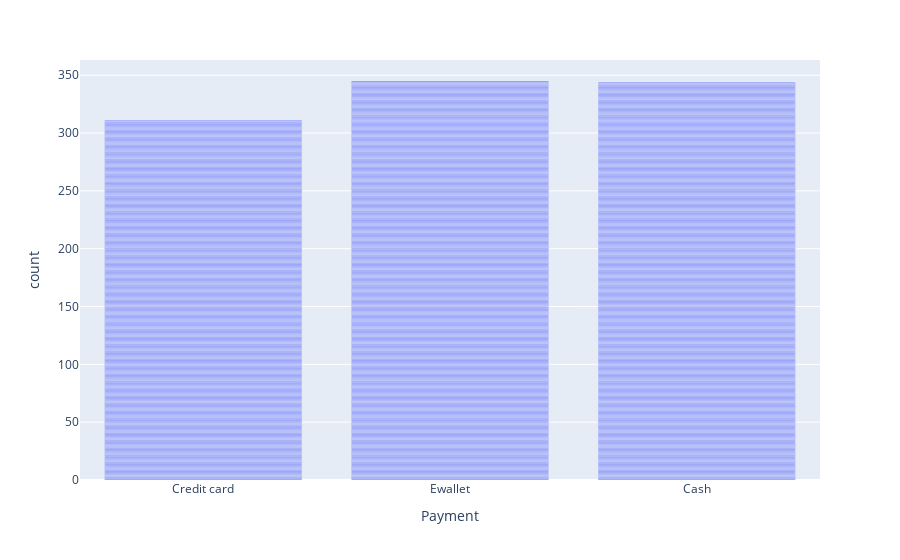

Here is the notebook cell this chart was saved with:
### Markdown cell above
# bar

### Code cell
px.bar(df,x='Payment')

### Figure 1 — Plotly figure (JSON) as saved in the notebook; plotly's stock layout.template omitted (floating-point values rounded to 4 significant figures; data arrays with more than 128 entries replaced by an {"elided": "..."} marker saying what was removed)
{"data": [{"alignmentgroup": "True", "hovertemplate": "Payment=%{x}<br>count=%{y}<extra></extra>", "legendgroup": "", "marker": {"color": "#636efa", "pattern": {"shape": ""}}, "name": "", "offsetgroup": "", "orientation": "v", "showlegend": false, "textposition": "auto", "type": "bar", "x": {"elided": "1000 str values"}, "xaxis": "x", "y": {"elided": "1000 int values"}, "yaxis": "y"}], "layout": {"barmode": "relative", "legend": {"tracegroupgap": 0}, "margin": {"t": 60}, "xaxis": {"anchor": "y", "domain": [0, 1], "title": {"text": "Payment"}}, "yaxis": {"anchor": "x", "domain": [0, 1], "title": {"text": "count"}}}}
